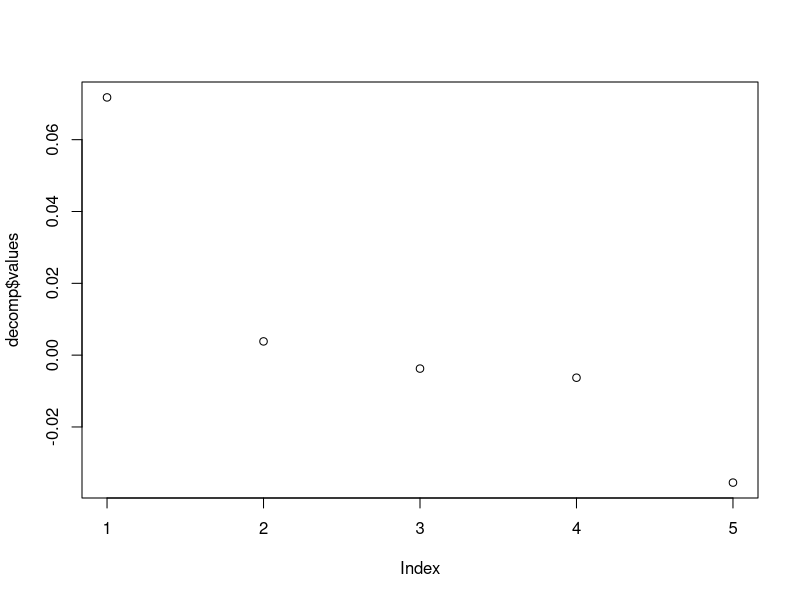
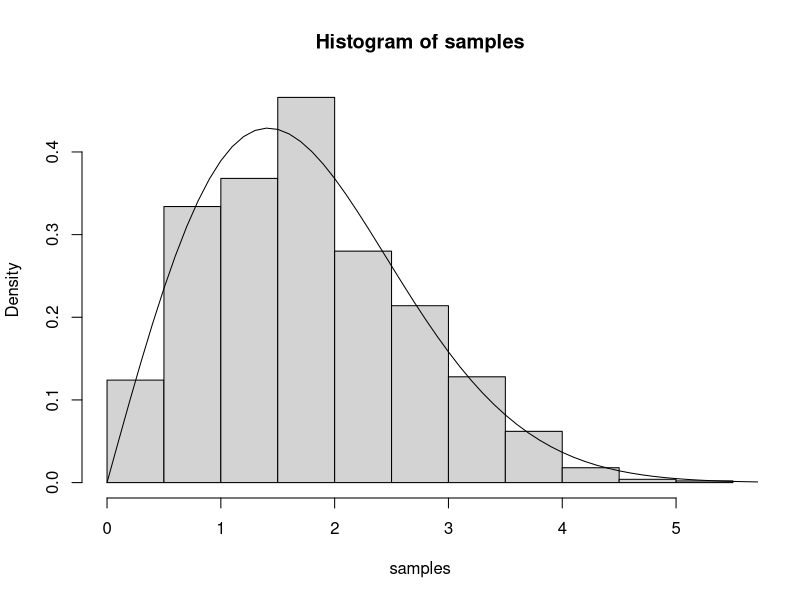
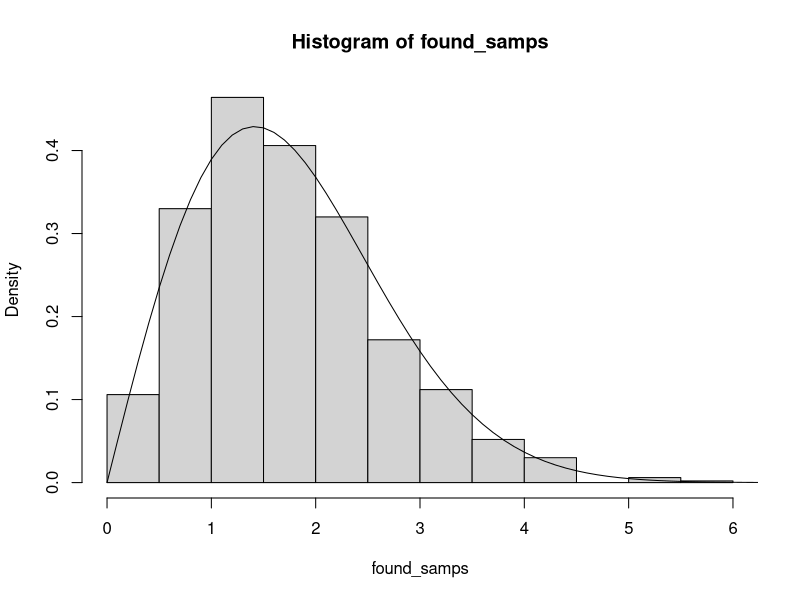

These charts were generated, in order, by the following R code:
## ---- chunk 1
set.seed(42)
## ---- chunk 2
n <- c(10, 100, 1000)
samples <- vector(mode = "list", length = length(n))

mu <- 1
sigma <- 0.5

for (i in 1:length(n)) {
  samples[[i]] <- rnorm(n[i], mean = mu, sd = sigma)
}
## ---- chunk 3
z_multi <- 1.96
intervals <- vector("list", length(n))

for (i in 1:length(n)) {
  x_bar <- mean(samples[[i]])
  diff <- z_multi * sigma / sqrt(n[i])
  intervals[[i]] <- c(x_bar - diff, x_bar + diff)
}
print(intervals)
## ---- chunk 4
num <- 1000
n <- 100
diff <- z_multi * sigma / sqrt(n)
count_in <- 0

for (i in 1:num) {
  sample <- rnorm(n, mean = mu, sd = sigma)
  x_bar <- mean(sample)
  if(x_bar - diff < mu & x_bar + diff > mu) {
    count_in <- count_in + 1
  }
}
print(count_in)
## ---- chunk 5
mat_v <- matrix(c(1, 2, 3, 2, 1, 0, 4, -4, 1, -1, 1, -1, 0, 3, 5), nrow = 3, ncol=5)

l2_norm <- function(vec) {
  sqrt(sum(vec^2))
}

num_cols <- dim(mat_v)[2]
mat_d <- matrix(1:25, nrow = num_cols, ncol = num_cols)
for (i in 1:num_cols) {
  for (j in 1:num_cols) {
    mat_d[i, j] <- l2_norm(mat_v[,i] - mat_v[,j])
  }
}
mat_d
## ---- chunk 6
tau <- 1 / 20
mat_sig <- matrix(1:25, nrow = num_cols, ncol = num_cols)
mat_d_square <- mat_d %*% mat_d

for (i in 1:num_cols) {
  for (j in 1:num_cols) {
    mat_sig[i, j] <- exp(-1 * tau * mat_d_square[i, j])
  }
}
mat_sig
## ---- chunk 7
decomp <- eigen(mat_sig)

plot(decomp$values)
## ---- chunk 8
frob_norm <- function(mat_input) {
  decomp <- eigen(mat_input)
  return(sqrt(sum(decomp$values^2)))
}
## ---- chunk 9
epsilon <- 0.5

# l = 0
diag_entries <- numeric(length(decomp$values))
sig_l <- decomp$vectors %*% diag(diag_entries) %*% t(decomp$vectors)
mat_diff <- mat_sig - sig_l
err_val <- frob_norm(mat_diff) / frob_norm(mat_sig)
print(err_val)

# the eigen values are the diagonal entries of lambda
for (l in 1:length(decomp$values)) {
  diag_entries <- numeric(length(decomp$values))
  diag_entries[1:l] <- decomp$values[1:l]
  sig_l <- decomp$vectors %*% diag(diag_entries) %*% t(decomp$vectors)
  mat_diff <- mat_sig - sig_l
  err_val <- frob_norm(mat_diff) / frob_norm(mat_sig)
  print(err_val)
}
## ---- chunk 10
inverse_cdf <- function(x, sigma) {
  sqrt(-2 * sigma^2 * log(x))
}

f_dens <- function(z, sigma) {
  (z / sigma^2) * exp(-1 * z^2 / (2 * sigma^2))
}

n <- 1000
sigma <- sqrt(2)
samples <- runif(n)
samples <- inverse_cdf(samples, sigma)
hist(samples, freq=FALSE)
x <- seq(0, 10, 0.1)
y <- f_dens(x, sigma)
lines(x,y)
## ---- chunk 11
n <- 1000
counter <- 0
found_count <- 0
found_samps <- numeric(n)

lambda <- 1
sigma <- sqrt(2)

h_dens <- function(x) {
  return(f_dens(x, sigma) / dexp(x, lambda))
}
c <- h_dens((sigma * (sigma * lambda + sqrt(sigma^2 * lambda^2 + 4))) / 2)
print(c)

while (found_count < n) {
 g_samp <- rexp(1, lambda)
 g_yval <- runif(1, 0, c *dexp(g_samp))
 if (g_yval <= f_dens(g_samp, sigma)) {
   found_count <- found_count + 1
   found_samps[found_count] <- g_samp
 }
 counter <- counter + 1
}
# number of iterations for 1000 samples
print(counter)
hist(found_samps, freq = FALSE)
x <- seq(0, 10, 0.1)
y <- f_dens(x, sigma)
# g <- c * dexp(x, lambda)
lines(x,y)
# lines(x,g)
